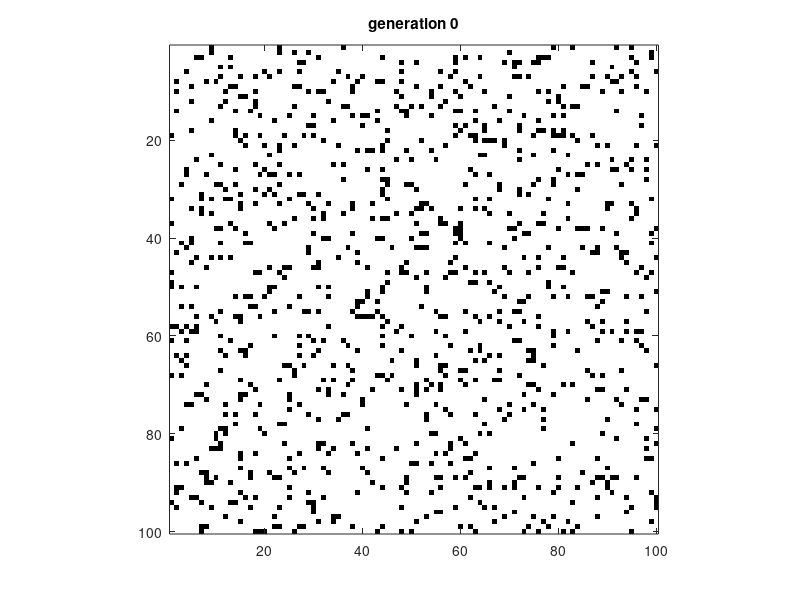

This chart was generated by the following MATLAB code: (Note: this script raises an error after producing the figure.)
%%%%%%%%%%%%%%%%%%%%%%%%%%%%%%%%%%%%%%%%%%%
%%%   G A M E   O F   L I F E           %%%
%%%                                     %%%
%%%   by M. G. Poirot  , feb 11 2014    %%%
%%%%%%%%%%%%%%%%%%%%%%%%%%%%%%%%%%%%%%%%%%%
set(0,'DefaultFigureWindowStyle','docked') 
clear all 
close all
clc

disp('       G A M E   O F   L I F E');
disp('"evolve"          evolve one generation')
disp('"start(game)"     start the game')
disp('"stop(game)"      stop the game')
disp('"kill"            kill many by overcrowding')
disp('"sprout"          generate life from emptness')
disp('"Life" or "Game"  (re)start Game Of Life ')

global g m n
n = 100;
g = 0;
m = round(rand(n)-0.4);

imagesc(m);
colormap(flipud(gray));
title(['generation ' num2str(g)])
axis square

game = timer;
game.executionMode = 'fixedRate';
game.period = 0.1;
game.TimerFcn = @(myTimerObj, thisEvent)evolve();